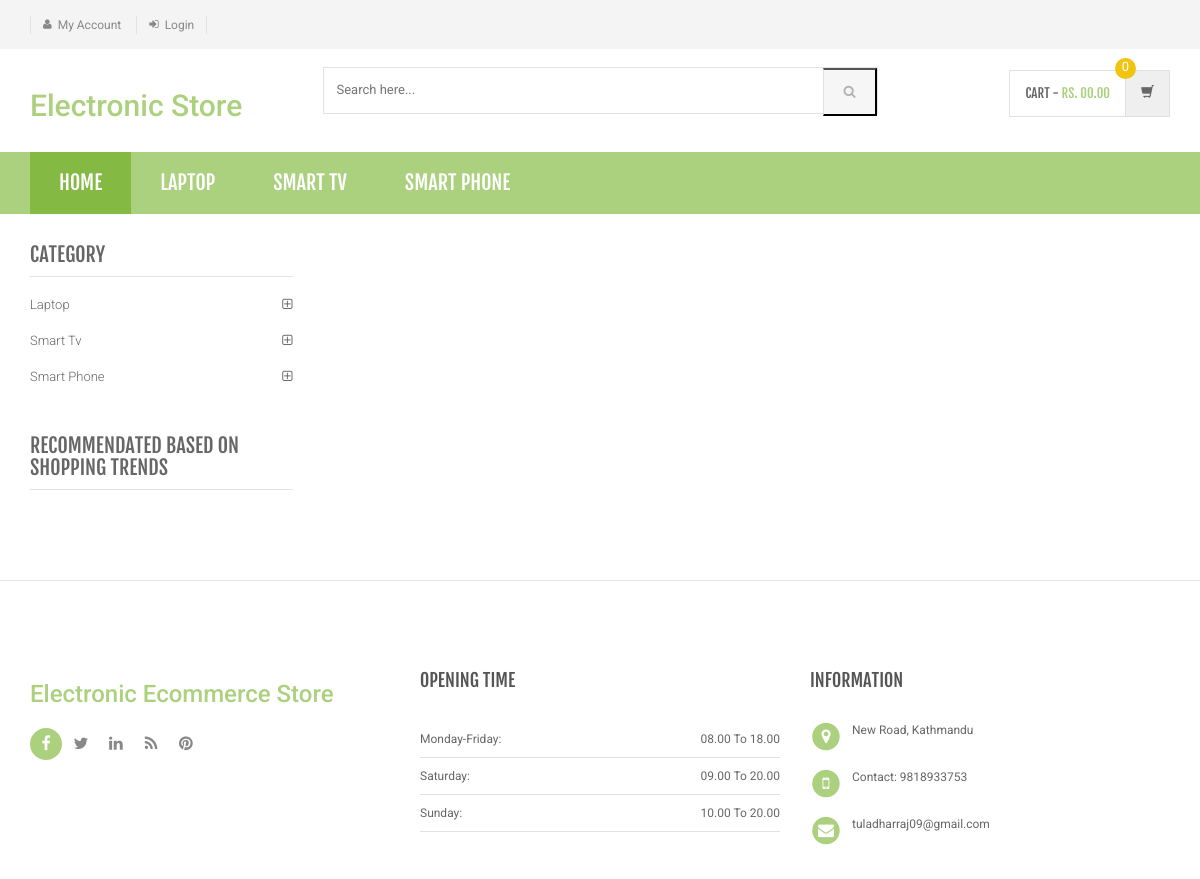
Page /product-details.php on the committed database.
### tables this page shows
CREATE TABLE `category` (
  `id` int(11) NOT NULL,
  `categoryName` varchar(255) DEFAULT NULL,
  `categoryDescription` longtext DEFAULT NULL,
  `creationDate` timestamp NOT NULL DEFAULT current_timestamp(),
  `updationDate` varchar(255) DEFAULT NULL
);

### product-details.php (the view, shortened to what this page needs)
<?php
include('includes/config.php');
?>
<!DOCTYPE html>
<html lang="en">
	<head>
	    <link rel="stylesheet" href="assets/css/bootstrap.min.css">
	    <link rel="stylesheet" href="assets/css/main.css">
	    <link rel="stylesheet" href="assets/css/green.css">
	    <link rel="stylesheet" href="assets/css/owl.carousel.css">
		<link rel="stylesheet" href="assets/css/owl.transitions.css">
		<link href="assets/css/lightbox.css" rel="stylesheet">
		<link rel="stylesheet" href="assets/css/animate.min.css">
		<link rel="stylesheet" href="assets/css/rateit.css">
		<link rel="stylesheet" href="assets/css/bootstrap-select.min.css">
		<link rel="stylesheet" href="assets/css/config.css">
		<link href="assets/css/green.css" rel="alternate stylesheet" title="Green color">
		<link href="assets/css/blue.css" rel="alternate stylesheet" title="Blue color">
		<link href="assets/css/red.css" rel="alternate stylesheet" title="Red color">
		<link href="assets/css/orange.css" rel="alternate stylesheet" title="Orange color">
		<link href="assets/css/dark-green.css" rel="alternate stylesheet" title="Darkgreen color">
		<link rel="stylesheet" href="assets/css/font-awesome.min.css">
	</head>
    <body class="cnt-home">
<header class="header-style-1">
<?php include('includes/top-header.php');?>
<?php include('includes/main-header.php');?>
<?php include('includes/menu-bar.php');?>
</header>
<div class="body-content outer-top-xs">
	<div class='container'>
		<div class='row single-product outer-bottom-sm '>
			<div class='col-md-3 sidebar'>
				<div class="sidebar-module-container">
<div class="sidebar-widget outer-bottom-xs wow fadeInUp">
	<h3 class="section-title">Category</h3>
	<div class="sidebar-widget-body m-t-10">
		<div class="accordion">
		            <?php $sql=mysqli_query($con,"select id,categoryName  from category");
while($row=mysqli_fetch_array($sql))
{
    ?>
	    	<div class="accordion-group">
	            <div class="accordion-heading">
	                <a href="category.php?cid=<?php echo $row['id'];?>"  class="accordion-toggle collapsed">
	                   <?php echo $row['categoryName'];?>
	                </a>
	            </div>
	        </div>
	        <?php } ?>
	    </div>
	</div>
</div>
	<div class="sidebar-widget hot-deals wow fadeInUp">
	<h3 class="section-title">Recommendated Based On Shopping Trends</h3>
</div>
				</div>
			</div>
			</div>
		</div>
</div>
<?php include('includes/footer.php');?>
</body>
</html>

### includes/menu-bar.php (shortened to what this page needs)
<div class="header-nav animate-dropdown">
    <div class="container">
        <div class="yamm navbar navbar-default" role="navigation">
            <div class="nav-bg-class">
                <div class="navbar-collapse collapse" id="mc-horizontal-menu-collapse">
	<div class="nav-outer">
		<ul class="nav navbar-nav">
			<li class="active dropdown yamm-fw">
				<a href="index.php" data-hover="dropdown" class="dropdown-toggle">Home</a>
			</li>
              <?php $sql=mysqli_query($con,"select id,categoryName  from category limit 6");
while($row=mysqli_fetch_array($sql))
{
    ?>
			<li class="dropdown yamm">
				<a href="category.php?cid=<?php echo $row['id'];?>"> <?php echo $row['categoryName'];?></a>
			</li>
			<?php } ?>
		</ul>
		<div class="clearfix"></div>
	</div>
</div>
            </div>
        </div>
    </div>
</div>

### assets/css/green.css (style rules this page uses)
a { color: #abd07e; }
.header-style-1 .header-nav { background: #abd07e; }
.cnt-home .header-style-1 .header-nav .navbar .navbar-nav > li.active { background: #84b943; }
.sidebar .sidebar-module-container .sidebar-widget .sidebar-widget-body .accordion .accordion-group .accordion-heading .accordion-toggle, .sidebar .sidebar-module-container .sidebar-widget .sidebar-widget-body .accordion .accordion-group .accordion-heading .accordion-toggle:hover, .sidebar .sidebar-module-container .sidebar-widget .sidebar-widget-body .accordion .accordion-group .accordion-heading .accordion-toggle:focus, .sidebar .sidebar-module-container .sidebar-widget .sidebar-widget-body .accordion .accordion-group .accordion-heading .accordion-toggle:after { color: #abd07e; }

### assets/css/lightbox.css (style rules this page uses)
body:after { content: url(../images/close.png) url(../images/loading.gif) url(../images/prev.png) url(../images/next.png); display: none; }

### assets/css/blue.css (style rules this page uses)
a { color: #3498db; }
.header-style-1 .header-nav { background: #3498db; }
.cnt-home .header-style-1 .header-nav .navbar .navbar-nav > li.active { background: #1d6ca1; }
.sidebar .sidebar-module-container .sidebar-widget .sidebar-widget-body .accordion .accordion-group .accordion-heading .accordion-toggle, .sidebar .sidebar-module-container .sidebar-widget .sidebar-widget-body .accordion .accordion-group .accordion-heading .accordion-toggle:hover, .sidebar .sidebar-module-container .sidebar-widget .sidebar-widget-body .accordion .accordion-group .accordion-heading .accordion-toggle:focus, .sidebar .sidebar-module-container .sidebar-widget .sidebar-widget-body .accordion .accordion-group .accordion-heading .accordion-toggle:after { color: #3498db; }

### assets/css/red.css (style rules this page uses)
a { color: #ff6c6c; }
.header-style-1 .header-nav { background: #ff6c6c; }
.cnt-home .header-style-1 .header-nav .navbar .navbar-nav > li.active { background: #ff1a1a; }
.sidebar .sidebar-module-container .sidebar-widget .sidebar-widget-body .accordion .accordion-group .accordion-heading .accordion-toggle, .sidebar .sidebar-module-container .sidebar-widget .sidebar-widget-body .accordion .accordion-group .accordion-heading .accordion-toggle:hover, .sidebar .sidebar-module-container .sidebar-widget .sidebar-widget-body .accordion .accordion-group .accordion-heading .accordion-toggle:focus, .sidebar .sidebar-module-container .sidebar-widget .sidebar-widget-body .accordion .accordion-group .accordion-heading .accordion-toggle:after { color: #ff6c6c; }

### assets/css/orange.css (style rules this page uses)
a { color: #f39c12; }
.header-style-1 .header-nav { background: #f39c12; }
.cnt-home .header-style-1 .header-nav .navbar .navbar-nav > li.active { background: #ab6c09; }
.sidebar .sidebar-module-container .sidebar-widget .sidebar-widget-body .accordion .accordion-group .accordion-heading .accordion-toggle, .sidebar .sidebar-module-container .sidebar-widget .sidebar-widget-body .accordion .accordion-group .accordion-heading .accordion-toggle:hover, .sidebar .sidebar-module-container .sidebar-widget .sidebar-widget-body .accordion .accordion-group .accordion-heading .accordion-toggle:focus, .sidebar .sidebar-module-container .sidebar-widget .sidebar-widget-body .accordion .accordion-group .accordion-heading .accordion-toggle:after { color: #f39c12; }

### assets/css/dark-green.css (style rules this page uses)
a { color: #12cca7; }
.header-style-1 .header-nav { background: #12cca7; }
.cnt-home .header-style-1 .header-nav .navbar .navbar-nav > li.active { background: #0b816a; }
.sidebar .sidebar-module-container .sidebar-widget .sidebar-widget-body .accordion .accordion-group .accordion-heading .accordion-toggle, .sidebar .sidebar-module-container .sidebar-widget .sidebar-widget-body .accordion .accordion-group .accordion-heading .accordion-toggle:hover, .sidebar .sidebar-module-container .sidebar-widget .sidebar-widget-body .accordion .accordion-group .accordion-heading .accordion-toggle:focus, .sidebar .sidebar-module-container .sidebar-widget .sidebar-widget-body .accordion .accordion-group .accordion-heading .accordion-toggle:after { color: #12cca7; }

### rows in the picture
category: categoryName "LAPTOP", categoryName "Laptop"
category: categoryName "SMART TV", categoryName "Smart Tv"
category: categoryName "SMART PHONE", categoryName "Smart Phone"
